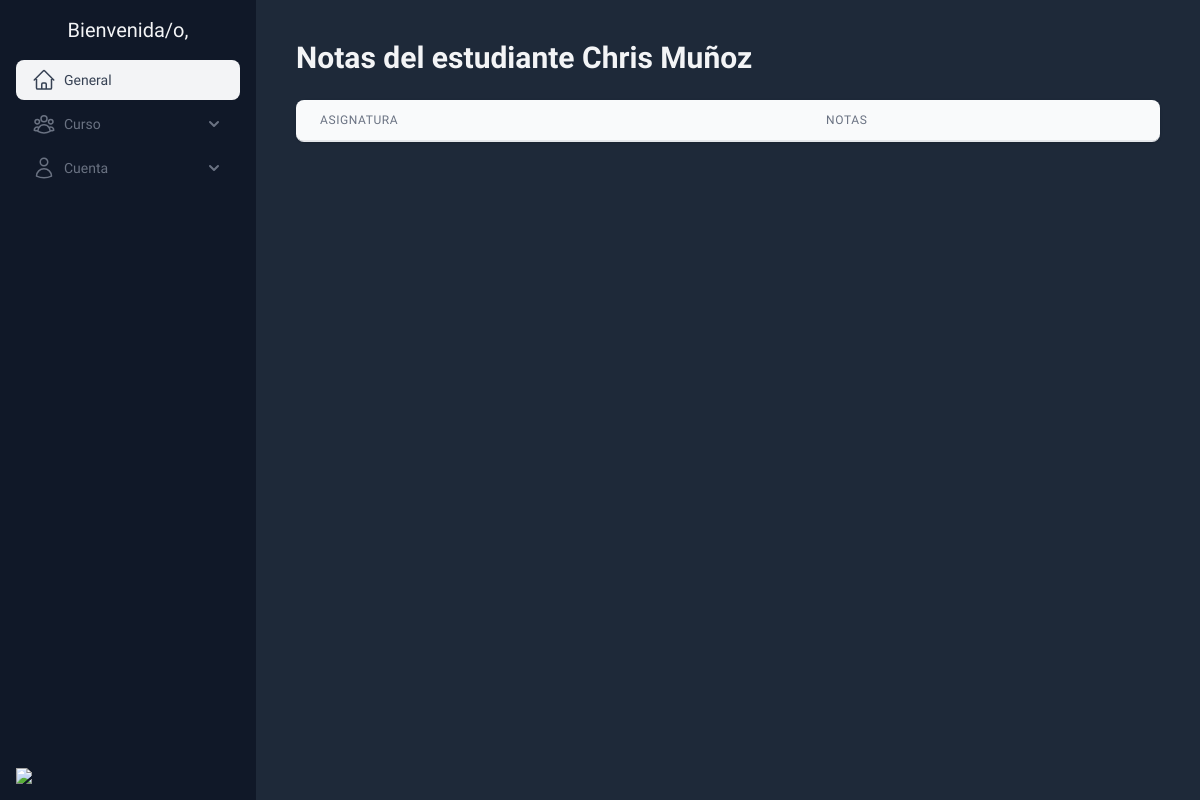
/instrumentos/notas/2, run on an earlier commit of the app's database.
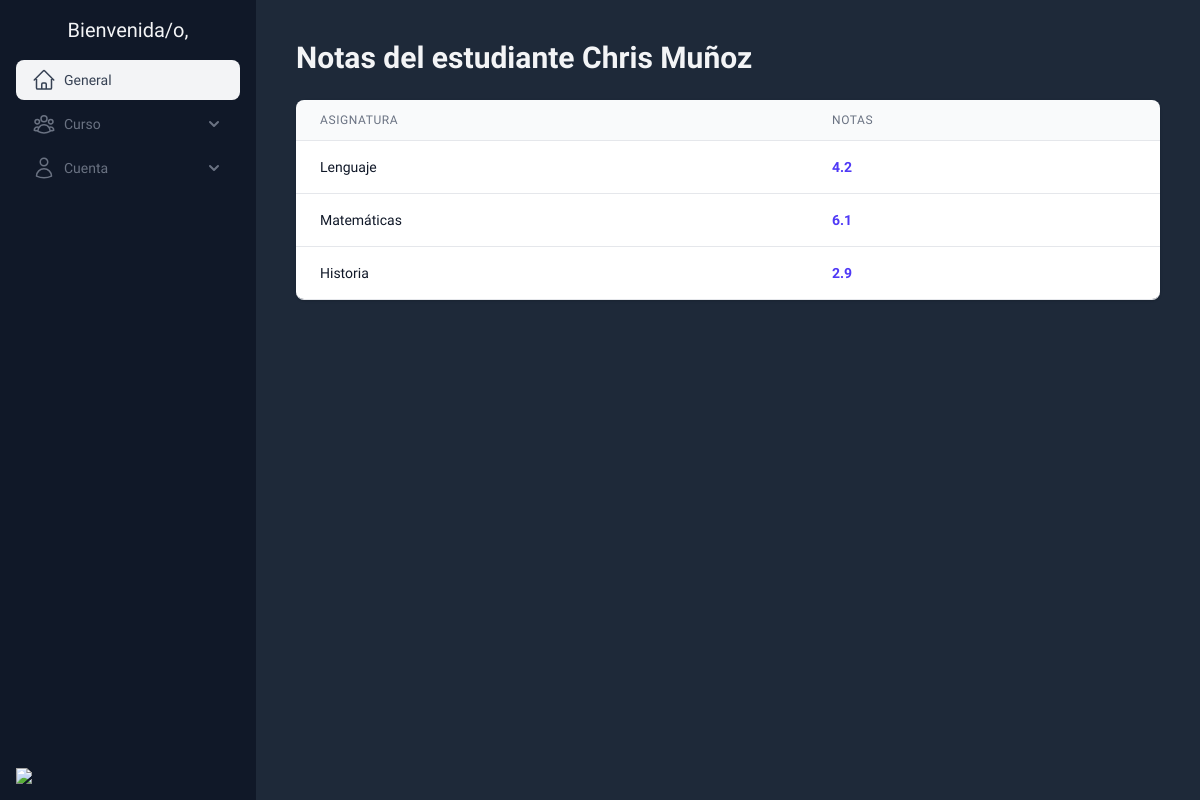
And on a later commit of the database.
### core/models.py (models this page shows, shortened)
class Asignatura(models.Model):
    nombre = models.CharField(max_length=100)

### instrumentosApp/models.py (models this page shows, shortened)
class Nota(models.Model):
    nota = models.DecimalField(max_digits=4, decimal_places=1, null=True, blank=True)
    asignatura = models.ForeignKey(Asignatura, on_delete=models.CASCADE, related_name='asignatura_nota', null=True, blank=True)
    estudiante = models.ForeignKey(Estudiante, on_delete=models.CASCADE, related_name='estudiante_nota', null=True, blank=True)
    indicador = models.ForeignKey(Indicadores, on_delete=models.CASCADE, related_name='indicador_nota', null=True, blank=True)

### instrumentosApp/views.py (the view)
# urls.py: path('notas/<int:id>', ver_notas, name='notas')
def ver_notas(request, id):
    estudiante = get_student(request, id)
    notas = Nota.objects.filter(estudiante=estudiante.id)
    asignaturas = (
        Asignatura.objects
            .filter(
                paci_subject__student_id=estudiante.id
            )
        ).distinct()
    context = {
        'estudiante': estudiante,
        'notas': notas,
        'asignaturas': asignaturas
    }
    return render(request, "notas.html", context)

### instrumentosApp/views.py (called while the page is built)
def get_student(request, id):
    estudiante = get_object_or_404(Estudiante, id=id)
    return estudiante

### instrumentosApp/templates/notas.html
{% extends 'base.html' %}
{% block content %}
<div class="p-4">
    <h1 class="text-3xl font-bold mb-6">Notas del estudiante {{ estudiante.first_name }} {{ estudiante.last_name }}</h1>
    <div class="shadow overflow-hidden border-b border-gray-200 dark:border-gray-700 sm:rounded-lg">
        <table class="min-w-full divide-y divide-gray-200 dark:divide-gray-700">
            <thead class="bg-gray-50 dark:bg-gray-900">
                <tr>
                    <th scope="col" class="px-6 py-3 text-left text-xs font-medium text-gray-500 uppercase tracking-wider">
                        Asignatura
                    </th>
                    <th scope="col" class="px-6 py-3 text-left text-xs font-medium text-gray-500 uppercase tracking-wider">
                        Notas
                    </th>
                </tr>
            </thead>
            <tbody class="bg-white divide-y divide-gray-200 dark:bg-gray-800 dark:divide-gray-700">
                {% for asig in asignaturas %}
                <tr class="hover:bg-gray-50 dark:hover:bg-gray-700 transition-colors">
                    <td class="px-6 py-4 whitespace-nowrap text-sm text-gray-900 dark:text-gray-300">
                        {{asig.nombre}}
                    </td>
                    <td class="px-6 py-4 whitespace-nowrap text-sm text-gray-500 dark:text-gray-300">
                        {% for nota in notas %}
                            {% if nota.asignatura.id == asig.id %}
                                <span class="font-bold text-indigo-600">{{ nota.nota }}</span>
                            {% endif %}
                        {% endfor %}
                    </td>
                </tr>
                {% endfor %}
            </tbody>
        </table>
    </div>
</div>
{% endblock %}

What changed in the data, as far as the page shows it:
now on this page (row unchanged): Asignatura: nombre "Lenguaje"
added Nota: nota "4.2", shown under "Lenguaje"
now on this page (row unchanged): Asignatura: nombre "Matemáticas"
added Nota: nota "6.1", shown under "Matemáticas"
now on this page (row unchanged): Asignatura: nombre "Historia"
added Nota: nota "2.9", shown under "Historia"
